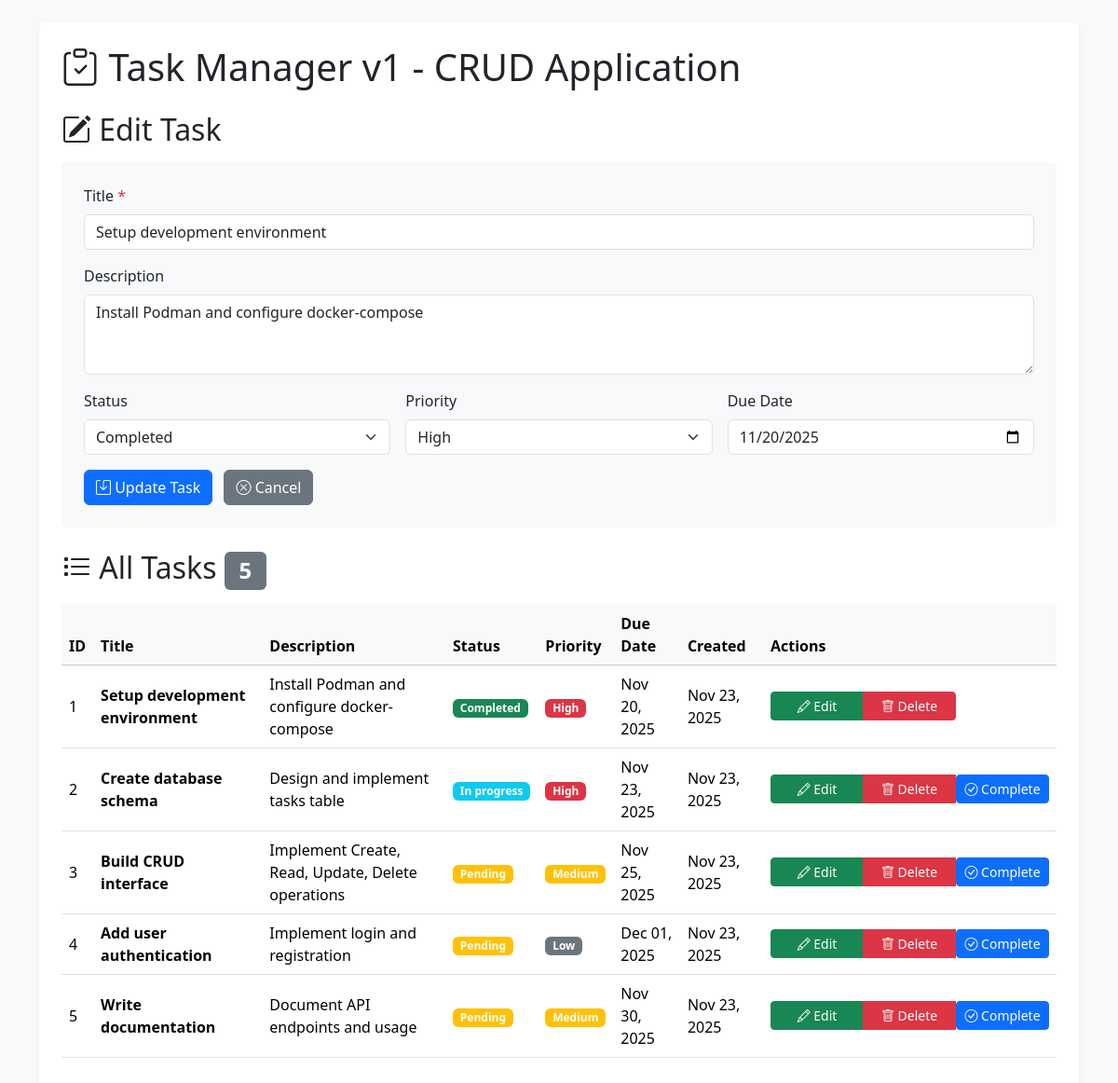
/tasks.php?edit=1, run on the app's committed database.
### tables this page shows
CREATE TABLE tasks (
    id INT AUTO_INCREMENT PRIMARY KEY,
    title VARCHAR(255) NOT NULL,
    description TEXT,
    status ENUM('pending', 'in_progress', 'completed') DEFAULT 'pending',
    priority ENUM('low', 'medium', 'high') DEFAULT 'medium',
    due_date DATE,
    created_at TIMESTAMP DEFAULT CURRENT_TIMESTAMP,
    updated_at TIMESTAMP DEFAULT CURRENT_TIMESTAMP ON UPDATE CURRENT_TIMESTAMP
);

### db.php (called while the page is built, shortened)
<?php
function getConnection() {
    static $pdo = null;
    if ($pdo === null) {
        $dsn = "mysql:host=" . DB_HOST . ";dbname=" . DB_NAME . ";charset=" . DB_CHARSET;
        $options = [
            PDO::ATTR_ERRMODE            => PDO::ERRMODE_EXCEPTION,
            PDO::ATTR_DEFAULT_FETCH_MODE => PDO::FETCH_ASSOC,
            PDO::ATTR_EMULATE_PREPARES   => false,
        ];
        try {
            $pdo = new PDO($dsn, DB_USER, DB_PASS, $options);
        } catch (PDOException $e) {
            die('Database connection failed: ' . $e->getMessage());
        }
    }
    return $pdo;
}
function query($sql, $params = []) {
    $pdo = getConnection();
    $stmt = $pdo->prepare($sql);
    $stmt->execute($params);
    return $stmt->fetchAll();
}
function queryOne($sql, $params = []) {
    $pdo = getConnection();
    $stmt = $pdo->prepare($sql);
    $stmt->execute($params);
    return $stmt->fetch();
}

### tasks.php (the view, shortened to what this page needs)
<?php
require_once 'db.php';
$tasks = query("SELECT * FROM tasks ORDER BY created_at DESC");
$editTask = null;
if (isset($_GET['edit'])) {
    $editTask = queryOne("SELECT * FROM tasks WHERE id = :id", [':id' => $_GET['edit']]);
}
?>
<!DOCTYPE html>
<html lang="en">
<head>
    <link href="https://cdn.jsdelivr.net/npm/bootstrap@5.3.2/dist/css/bootstrap.min.css" rel="stylesheet">
    <link href="https://cdn.jsdelivr.net/npm/bootstrap-icons@1.11.1/font/bootstrap-icons.css" rel="stylesheet">
</head>
<body class="bg-light">
    <div class="container py-4">
        <div class="bg-white rounded shadow-sm p-4">
            <h1 class="mb-4"><i class="bi bi-clipboard-check"></i> Task Manager v1 - CRUD Application</h1>
            <div class="toast-container position-fixed top-0 end-0 p-3">
            </div>
            <h2 class="mt-4 mb-3">
                <?= $editTask ? '<i class="bi bi-pencil-square"></i> Edit Task' : '<i class="bi bi-plus-circle"></i> Create New Task' ?>
            </h2>
            <form method="POST" action="tasks.php" class="bg-light p-4 rounded">
                <div class="mb-3">
                    <label for="title" class="form-label">Title <span class="text-danger">*</span></label>
                    <input type="text" class="form-control" id="title" name="title" required
                           value="<?= $editTask ? htmlspecialchars($editTask['title']) : '' ?>">
                </div>
                <div class="mb-3">
                    <label for="description" class="form-label">Description</label>
                    <textarea class="form-control" id="description" name="description" rows="3"><?= $editTask ? htmlspecialchars($editTask['description']) : '' ?></textarea>
                </div>
                <div class="row g-3 mb-3">
                    <div class="col-md-4">
                        <label for="status" class="form-label">Status</label>
                        <select class="form-select" id="status" name="status">
                            <option value="completed" <?= $editTask && $editTask['status'] == 'completed' ? 'selected' : '' ?>>Completed</option>
                        </select>
                    </div>
                    <div class="col-md-4">
                        <label for="priority" class="form-label">Priority</label>
                        <select class="form-select" id="priority" name="priority">
                            <option value="high" <?= $editTask && $editTask['priority'] == 'high' ? 'selected' : '' ?>>High</option>
                        </select>
                    </div>
                    <div class="col-md-4">
                        <label for="due_date" class="form-label">Due Date</label>
                        <input type="date" class="form-control" id="due_date" name="due_date"
                               value="<?= $editTask ? htmlspecialchars($editTask['due_date']) : '' ?>">
                    </div>
                </div>
                <button type="submit" class="btn btn-primary">
                    <i class="bi bi-<?= $editTask ? 'save' : 'plus-circle' ?>"></i>
                    <?= $editTask ? 'Update Task' : 'Create Task' ?>
                </button>
                <?php if ($editTask): ?>
                    <a href="tasks.php" class="btn btn-secondary ms-2">
                        <i class="bi bi-x-circle"></i> Cancel
                    </a>
                <?php endif; ?>
            </form>
            <h2 class="mt-4 mb-3">
                <i class="bi bi-list-task"></i> All Tasks
                <span class="badge bg-secondary"><?= count($tasks) ?></span>
            </h2>
            <?php if (empty($tasks)): ?>
                <div class="alert alert-info text-center" role="alert">
                    <i class="bi bi-info-circle"></i> No tasks found. Create your first task above!
                </div>
            <?php else: ?>
                <div class="table-responsive">
                    <table class="table table-hover align-middle">
                        <thead class="table-light">
                            <tr>
                                <th>ID</th>
                                <th>Title</th>
                                <th>Description</th>
                                <th>Status</th>
                                <th>Priority</th>
                                <th>Due Date</th>
                                <th>Created</th>
                                <th>Actions</th>
                            </tr>
                        </thead>
                        <tbody>
                            <?php foreach ($tasks as $task): ?>
                                <tr>
                                    <td><?= $task['id'] ?></td>
                                    <td><strong><?= htmlspecialchars($task['title']) ?></strong></td>
                                    <td>
                                        <?php
                                        $desc = htmlspecialchars($task['description']);
                                        echo strlen($desc) > 50 ? substr($desc, 0, 50) . '...' : $desc;
                                        ?>
                                    </td>
                                    <td>
                                        <?php
                                        $statusClass = match($task['status']) {
                                            'pending' => 'warning',
                                            'in_progress' => 'info',
                                            'completed' => 'success',
                                            default => 'secondary'
                                        };
                                        ?>
                                        <span class="badge bg-<?= $statusClass ?>">
                                            <?= ucfirst(str_replace('_', ' ', $task['status'])) ?>
                                        </span>
                                    </td>
                                    <td>
                                        <?php
                                        $priorityClass = match($task['priority']) {
                                            'low' => 'secondary',
                                            'medium' => 'warning',
                                            'high' => 'danger',
                                            default => 'secondary'
                                        };
                                        ?>
                                        <span class="badge bg-<?= $priorityClass ?>">
                                            <?= ucfirst($task['priority']) ?>
                                        </span>
                                    </td>
                                    <td><?= $task['due_date'] ? date('M d, Y', strtotime($task['due_date'])) : '-' ?></td>
                                    <td><?= date('M d, Y', strtotime($task['created_at'])) ?></td>
                                    <td>
                                        <div class="btn-group" role="group">
                                            <a href="tasks.php?edit=<?= $task['id'] ?>" class="btn btn-sm btn-success" style="width: 100px;">
                                                <i class="bi bi-pencil"></i> Edit
                                            </a>
                                            <button type="button" class="btn btn-sm btn-danger" style="width: 100px;"
                                                    data-bs-toggle="modal"
                                                    data-bs-target="#deleteModal<?= $task['id'] ?>">
                                                <i class="bi bi-trash"></i> Delete
                                            </button>
                                            <?php if ($task['status'] !== 'completed'): ?>
                                                <form method="POST" style="display: inline;">
                                                    <button type="submit" class="btn btn-sm btn-primary" style="width: 100px;" title="Mark as completed">
                                                        <i class="bi bi-check-circle"></i> Complete
                                                    </button>
                                                </form>
                                            <?php endif; ?>
                                        </div>
                                    </td>
                                </tr>
                            <?php endforeach; ?>
                        </tbody>
                    </table>
                </div>
            <?php endif; ?>
        </div>
    </div>
</body>
</html>

### data on the page
tasks: title "Setup development environment", description "Install Podman and configure docker-compose", status "Completed", priority "High", due_date "11/20/2025", id "1", due_date "Nov 20, 2025", created_at "Nov 23, 2025"
tasks: id "2", title "Create database schema", description "Design and implement tasks table", status "In progress", priority "High", due_date "Nov 23, 2025", created_at "Nov 23, 2025"
tasks: id "3", title "Build CRUD interface", description "Implement Create, Read, Update, Delete operations", status "Pending", priority "Medium", due_date "Nov 25, 2025", created_at "Nov 23, 2025"
tasks: id "4", title "Add user authentication", description "Implement login and registration", status "Pending", priority "Low", due_date "Dec 01, 2025", created_at "Nov 23, 2025"
tasks: id "5", title "Write documentation", description "Document API endpoints and usage", status "Pending", priority "Medium", due_date "Nov 30, 2025", created_at "Nov 23, 2025"

### other printed values
count($tasks) "5"
